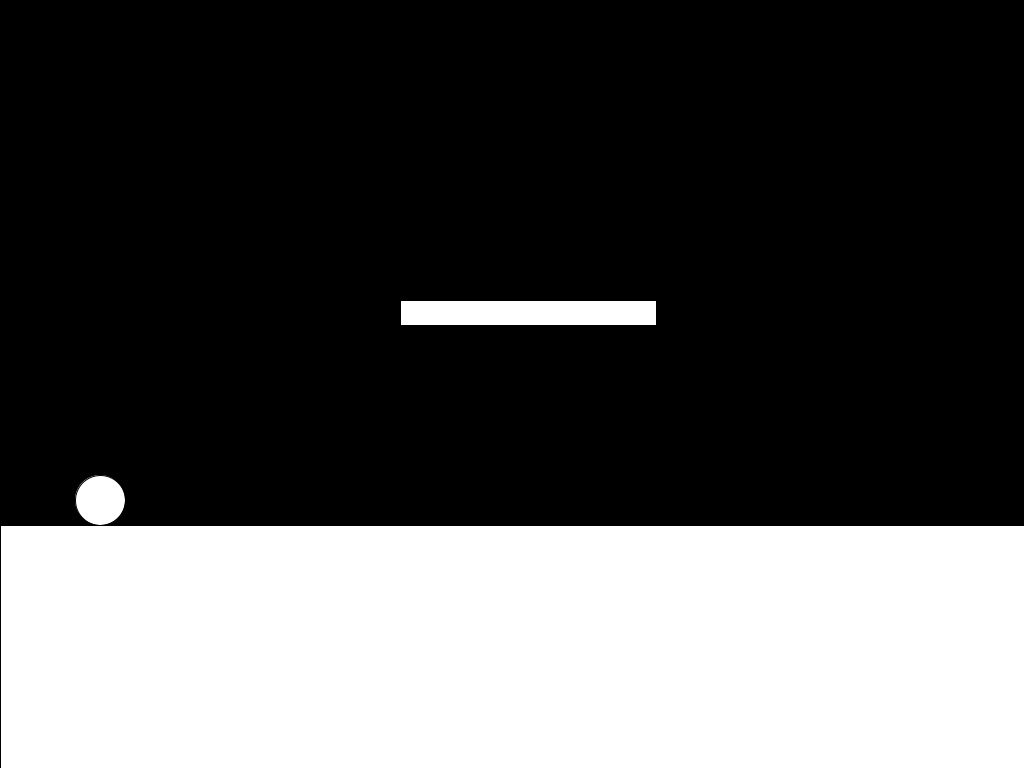
Frame 1 (no input)
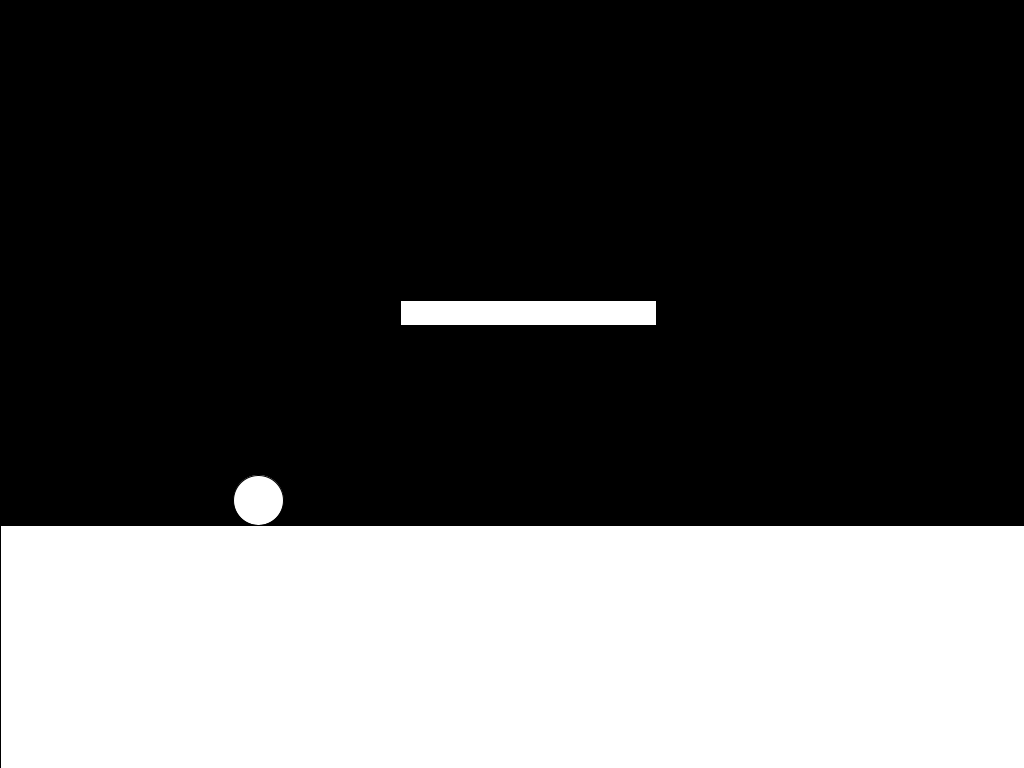
Frame 60 (the mouse pressed at the canvas centre just before this capture)
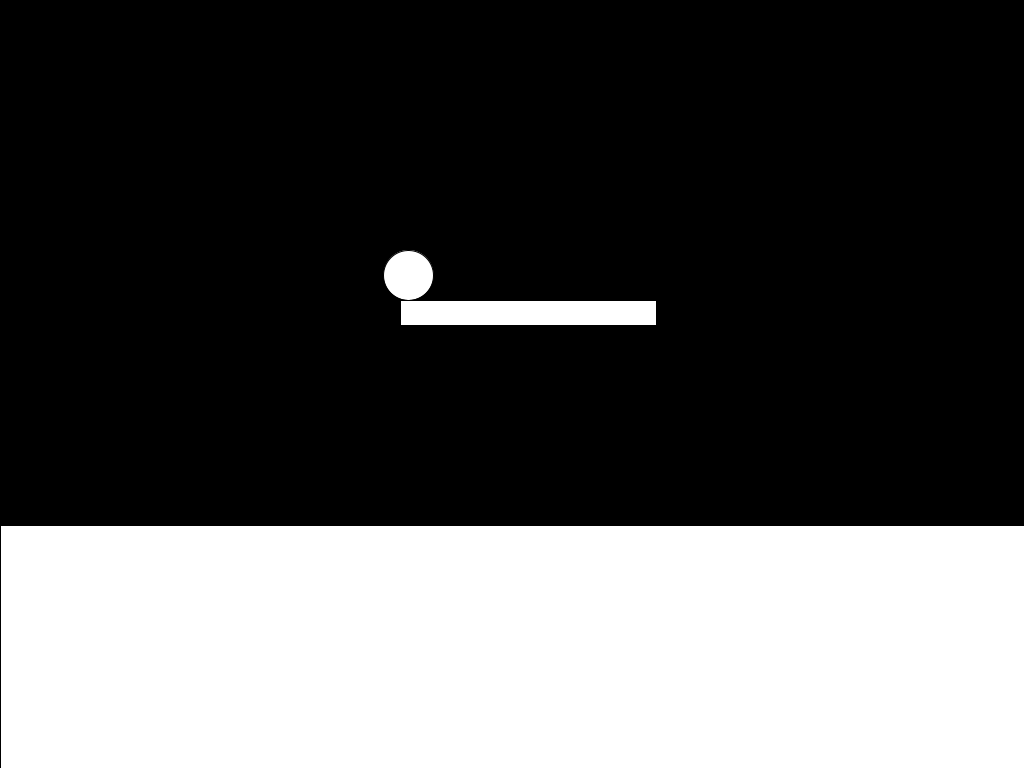
Frame 120 (the mouse held since frame 60 and released just before this capture)

The Processing sketch that drew these frames (run headless with seeded random() and noise(); from frame 60 on, the mouse is pressed at the canvas centre):

// Processing sketch: PraticaPoliSaltos
// ── PraticaPoliSaltos.pde
float x = 100;
float y = 500;

float yg = 500;

float h = 300;
float d = 200;

float startTime = 0;

float vel = 150;

boolean isJumping = false;
boolean platTrue = false;

float sx = 0;
float dy = 0;
int dir = 1;

float px1 = 400;
float px2 = 656;
float py = 275;

float r = 25;
float dc = 2*r;

void setup() {
  size(1024, 768);
  startTime = millis();
}

void draw() {
  float elapsedTime = (millis() - startTime) / 1000.0f;
  startTime = millis();
  background(0);
  update(elapsedTime);
  render();
}

void update(float elapsedTime) {
  float dx = vel * elapsedTime;
  x += dir * dx;
  
  if (isJumping & !platTrue) {
    sx += dx;
    dy = calcDY(sx);
    
    if (sx > d/2){
      isJumping = false;
      dy = 0;
    }
    
    else if ((x > px1 && x < px2) && (y - dy > py) && (sx > 0)) {
      isJumping = false;
      dy = py - dc;
      platTrue = true;
      
      if (sx > d/2){
        isJumping = false;
        platTrue = false;
        dy = 0;
      }
      
    }
    
  }
  
  if (isJumping & platTrue) {
    sx += dx;
    dy = calcDY(sx) + py - dc;
    
    if (sx > d/2 + 35){
      isJumping = false;
      platTrue = false;
      dy = 0;
    }
    
    else if ((x > px1 && x < px2) && (y - dy > py) && (sx > 0)) {
      isJumping = false;
      dy = py - dc;
      platTrue = true;
      
      if (sx > d/2 + 35){
        isJumping = false;
        platTrue = false;
        dy = 0;
      }
    }
  }
  
  if ((platTrue) && (x < px1 || x > px2)) {
    isJumping = false;
    platTrue = false;
    sx += dx;
    dy = 0;
  }
  
    
  if (x > 999 || x < r) dir = -dir;
}

void render() {
  circle(x, y - dy, 50);
  rect(0, yg + 25, width, 500);
  rect(400, 300, 256, 25);
}

float calcDY(float dx) {
  return -4*h*pow(dx, 2)/pow(d, 2) + h;
}

void mousePressed() {
  if (!isJumping) {
    isJumping = true;
    sx = -d/2;
  }
}
